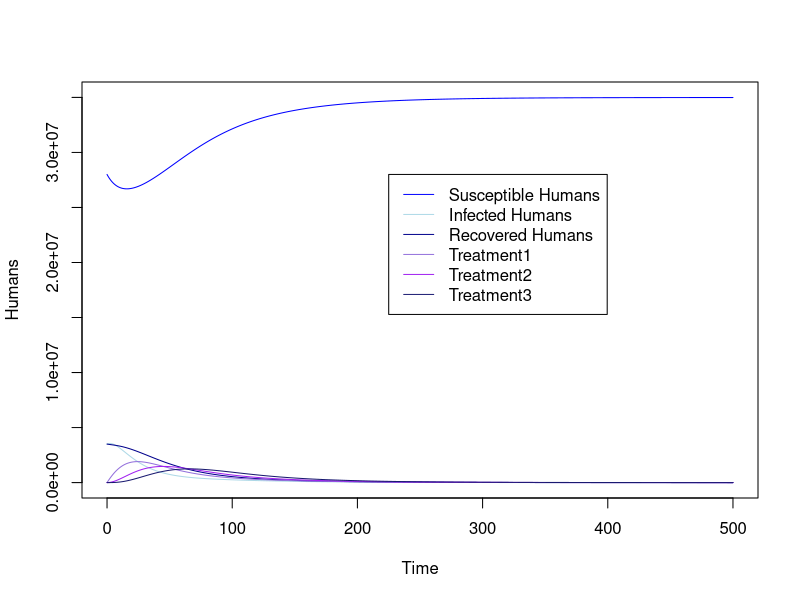
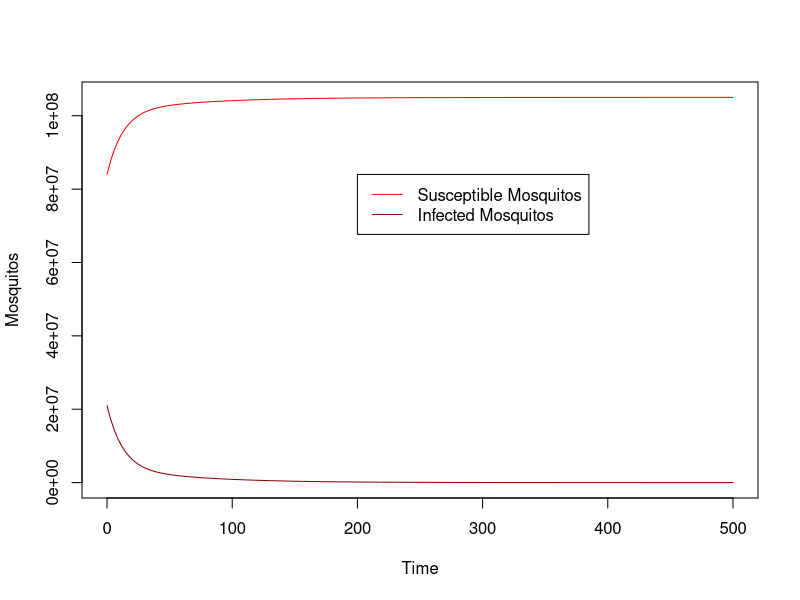

Recreate these plots in R, in order. (Note: this script raises an error after producing the figures.)
#####
#####
##### SINGLE STRAIN, N-TREATMENT GROUPS
#####
#####

fthreeN <- function(first, iterations = 50, n=0, conv = 1*exp(-16)){
  x = matrix(0, nrow=iterations, ncol=5+n)
  x[1,] = first
  if(n==0){
    colnames(x) <- c("Sh", "Ih", "Rh", "Sm", "Im")
    gam <- function(x){
      betaM*((x[2])/(sum(x[-c(4,5)])))
    }
  } else {
    colnames(x) <- c("Sh", "Ih", "Rh", "Sm", "Im", paste("T", 1:n, sep=""))
    gam <- function(x){
      betaM*((x[2]+ psi[1:n] %*% x[6:(5+n)])/(sum(x[-c(4,5)])))
    }
  }
  change <- matrix(c(LamH, 0, 0, LamM, 0, 
                     0, 0, 0, 0, 0, 
                     0, 1/step -MuH-delS-sigma, sigma, 0, 0, 
                     omega, 0, 1/step - MuH - omega, 0, 0, 
                     0, 0, 0, 0, 0, 
                     0, 0, 0, 0, 1/step -MuM), nrow=6, byrow=T)
  if(n != 0){
    change2 <- matrix(0, nrow=n, ncol=n)
    for(i in 1:n-1){
      change2[i,i] <- 1/step - MuH - delS - alpha[[i+1]]
      change2[i, i+1] <- alpha[[i+1]]
    }
    change2[n,n] <- 1/step - MuH - delS - alpha[[n+1]]
    change <- rbind(cbind(change, matrix(0, nrow=6, ncol=n)), cbind(matrix(0, nrow=n, ncol=5), change2))
    change[3,2] <- 1/step -MuH-delS-sigma - alpha[[1]]
    change[3,6] <- alpha[[1]]
    change[6+n,1] <- alpha[[n]]
  }
  for(i in 2:iterations){
    lam = betaH*(x[i-1,5]/(sum(x[i-1,-c(4,5)]))) 
    gamm = gam(x[i-1,])
    change[2,1] <- 1/step - MuH - lam
    change[2,2] <- lam
    change[5,4] <- 1/step - MuM - gamm
    change[5,5] <- gamm
    x[i,] <- c(1,x[i-1,]) %*% (change*step)
    if(sum(abs((x[i-1,] - x[i,]))) < conv){
      print(paste("Convergence Successful in ", i, "iterations."))
      break
    }
  }
  rownames(x) <- seq(1, nrow(x))
  #  return(change)
  return(x[1:i,])
}


poph <- 35*10^6
popm <- 3*poph

MuH <- 4.43*10^(-5)     ##Human Death Rate [0,1]
LamH <- MuH * poph      ##Human Birth Rate [0,1]  ##death rate * population
MuM <- 1/14     ##Mosquito Death Rate [0,1]
LamM <- MuM*popm     ##Mosquito Birth Rate [per capita]    ##death rate * population
omega <- 1/28    ##Rate at which humans lose natural immunity and return to susceptible [0,1]
sigma <- 1/33    ##Rate of natural recovery from infection [0,1]
betaH <- 0.02    ##Rate of mosquito to human infection [0,1]
betaM <- 0.01     ##Rate of human to mosquito infection [0,1]
delS <- 1.43*10^(-5)     ##additional disease-induced death rate [0,1]
alpha0 <- 0.05     #Treatment rate into first treated stage (Ih to T1) [0,1]
alpha1 <- 0.05     #Treatment rate into second treated stage (T1 to T2) [0,1]
alpha2 <- 0.05     #Treatment rate into third treated stage (T2 to T3) [0,1]
alpha3 <- 0.05     #Treatment rate into susceptible treated stage (T3 to Sh) [0,1]
psi1 <- 0.90       #Transmission reduction factor from human in treatment group 1 to mosquito
psi2 <- 0.75       #Transmission reduction factor from human in treatment group 2 to mosquito
psi3 <- 0.5

x0 <- c(.8*poph, .1*poph, .1*poph, .8*popm, .2*popm, 0, 0, 0)  ##Initial conditions

step <- 0.01 ##Precision of time step - to get exponentially smaller for precision visualization
time <- seq(0, 500, by=step)

alpha <- c(alpha0, alpha1, alpha2, alpha3)
psi <- c(psi1, psi2, psi3)


results2N <- fthreeN(x0, iterations=length(time), n=3, conv=1*exp(-16))

stbl <- min(length(time), nrow(results2N))

plot(x=time[1:stbl], results2N[,1], type="l", lwd=1, col="blue", xlab="Time", ylab="Humans", ylim=c(0,poph))
lines(x=time[1:stbl], results2N[,2], col="light blue")
lines(x=time[1:stbl], results2N[,3], col="dark blue")
lines(x=time[1:stbl], results2N[,6], col="mediumpurple")
lines(x=time[1:stbl], results2N[,7], col="purple")
lines(x=time[1:stbl], results2N[,8], col="midnightblue")
#legend("topright", c("Susceptible Humans", "Infected Humans", "Recovered Humans", "Treatment1", "Treatment2",
#                     "Treatment3"), lty=1, col=c("blue", "light blue", "dark blue", "mediumpurple", "purple", 
#                                                 "midnightblue"))
legend(225,0.8*poph, c("Susceptible Humans", "Infected Humans", "Recovered Humans", "Treatment1", "Treatment2",
                       "Treatment3"), lty=1, col=c("blue", "light blue", "dark blue", "mediumpurple", "purple", 
                                                   "midnightblue"))


plot(x=time[1:stbl], results2N[,4], type="l", lwd=1, col="red", xlab="Time", ylab="Mosquitos", ylim=c(0,popm))
lines(x=time[1:stbl], results2N[,5], col="dark red")
legend(200, 0.8*popm, c("Susceptible Mosquitos", "Infected Mosquitos"), lty=1, col=c("red",  "dark red"))

system.time(fthreeN(x0, iterations=length(time), n=3, conv=1*exp(-16)))[3]



head(as.data.frame(results2N))
test2 <- as.data.frame(results2N)

as.data.frame(results2N) %>% 
  ggplot(aes(x=seq(1:stbl)))+
  geom_line(aes(y=Sh), color="blue")+
  geom_line(aes(y=Ih), color="light blue")+
  geom_line(aes(y=Rh), color="dark blue")+
  geom_line(aes(y=T1), color="mediumpurple")+
  geom_line(aes(y=T2), color="purple")+
  geom_line(aes(y=T3), color="midnightblue")

colnames(results2N)[1]

as.data.frame(results2N) %>% 
  ggplot(aes(x=seq(1:stbl)))+
  geom_line(aes(y=get(colnames(results2N)[1])), color="blue")+
  geom_line(aes(y=get(colnames(results2N)[2])), color="light blue")+
  geom_line(aes(y=get(colnames(results2N)[3])), color="dark blue")+
  geom_line(aes(y=get(colnames(results2N)[6])), color="mediumpurple")+
  geom_line(aes(y=get(colnames(results2N)[7])), color="mediumpurple")+
  geom_line(aes(y=get(colnames(results2N)[8])), color="mediumpurple")
